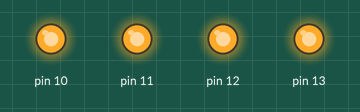
This sketch was run on a simulated Arduino Uno, built with avr-gcc and run on an emulated ATmega328P. On the bench: output pins drawn as LEDs (lit = HIGH).

Above: at 0.05 s.
At 0.4 s:
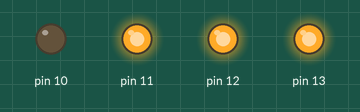
Timing chart, 0 to 3.0 s (numbered marks = the images above):
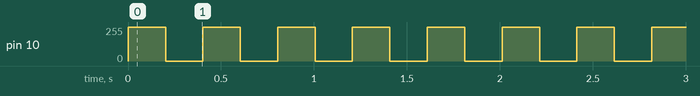

Measured:
- by itself, pin 10: repeats every 0.40 s: 255/255 0.20 s, 0/255 0.20 s, until it stays 128/255 from 32.8 s

The sketch:

jeuxDeLumiRsansDispali.ino
```cpp
//définition de la broche 2 de la carte en tant que variable
int durree=100;
int temps=0;
 int i=10;
//fonction d'initialisation de la carte
void setup()
{
    //initialisation de la broche 2 comme étant une sortie
    for(int c=10;c<14;c++)
    {
      pinMode(c, OUTPUT);
      digitalWrite(c,HIGH);
    }
}

//fonction principale, elle se répète (s’exécute) à l'infini
void loop()
{
  //digitalWrite(5, LOW);
  /*if(i>14)//imitalisation
  {
    i=10;
    for(int c=10;c<14;c++)
    {
      digitalWrite(c,HIGH);
    }

  }*/
  clignoter(10,200);

}

void clignoter(int num,int durree)
{

  if(millis() - temps > durree)
  {
    digitalWrite(num,!digitalRead(num));
    temps=millis();
  }
}
```
